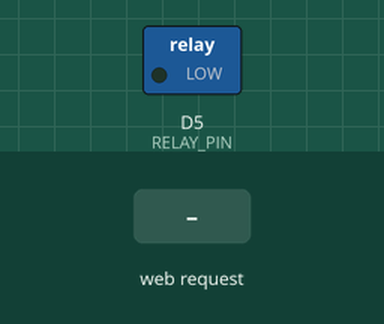
The sketch below on a simulated ESP8266 (NodeMCU). On the bench: switched loads named in the sketch (green lamp = pin HIGH). Inputs (shaded band) come from the test bench. WiFi joins after 1.5 s; servers stay silent unless stated; what the sketch prints to the serial monitor is not drawn.

Above: at 2.7 s.
2.8 s: HTTP request GET /on received
At 3.1 s:
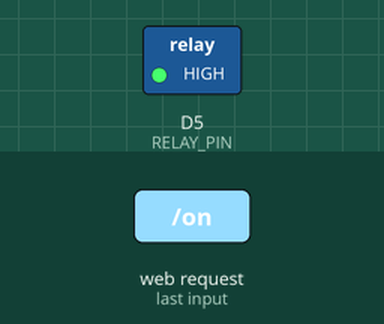
4.3 s: HTTP request GET /off received
At 5.4 s:
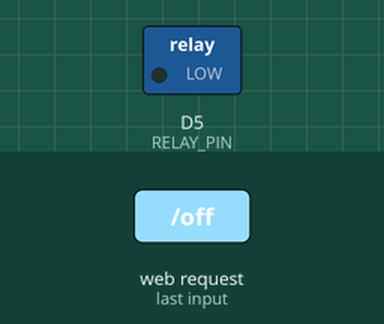
Timing chart, 0 to 7.3 s (numbered marks = the images above; inputs shaded):
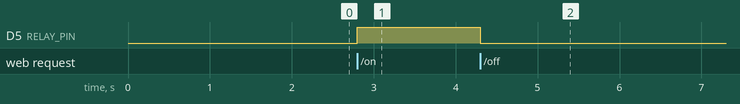

Measured:
- after the input at 2.8 s, D5 (RELAY_PIN): LOW → HIGH at once
- after the input at 4.3 s, D5 (RELAY_PIN): HIGH → LOW at once

The sketch:

sketch_dec13a.ino
```cpp
#include <ESP8266WiFi.h>
#include <ESP8266WebServer.h>

//const char* ssid = "picord";
//const char* password = "000010000";

const char* ssid = "daniu0807";
const char* password = "33161842";

// 繼電器接的GPIO
#define RELAY_PIN D5

ESP8266WebServer server(80);

// 優化為手機友好的中文控制頁面HTML
const char webpage[] PROGMEM = R"rawliteral(
<!DOCTYPE html>
<html>
<head>
  <meta charset="UTF-8">
  <meta name="viewport" content="width=device-width, initial-scale=1.0">
  <title>繼電器控制</title>
  <style>
    body { font-family: Arial, sans-serif; text-align: center; margin: 0; padding: 0; }
    h1 { background-color: #4CAF50; color: white; padding: 10px; margin: 0; }
    .button {
      display: inline-block;
      background-color: #008CBA;
      color: white;
      padding: 15px 30px;
      font-size: 20px;
      margin: 20px 10px;
      border: none;
      border-radius: 10px;
      cursor: pointer;
      box-shadow: 2px 2px 5px rgba(0,0,0,0.3);
    }
    .button:hover { background-color: #005f6b; }
  </style>
</head>
<body>
  <h1>ESP8266 繼電器控制</h1>
  <button class="button" onclick="fetch('on')">開啟繼電器</button>
  <button class="button" onclick="fetch('off')">關閉繼電器</button>
</body>
</html>
)rawliteral";

// 初始化Wi-Fi與繼電器
void setup() {
  Serial.begin(115200);
  pinMode(RELAY_PIN, OUTPUT);
  digitalWrite(RELAY_PIN, LOW); // 繼電器初始為關閉

  // 連接Wi-Fi
  WiFi.begin(ssid, password);
  Serial.print("連接到Wi-Fi中");
  while (WiFi.status() != WL_CONNECTED) {
    delay(500);
    Serial.print(".");
  }
  Serial.println("連接成功");
  Serial.print("IP地址: ");
  Serial.println(WiFi.localIP());

  // 設置HTTP服務
  server.on("/", []() {
    server.send_P(200, "text/html", webpage);
  });

  server.on("/on", []() {
    digitalWrite(RELAY_PIN, HIGH); // 繼電器開啟
    server.send(200, "text/plain", "繼電器已開啟");
  });

  server.on("/off", []() {
    digitalWrite(RELAY_PIN, LOW); // 繼電器關閉
    server.send(200, "text/plain", "繼電器已關閉");
  });

  server.begin();
  Serial.println("HTTP 服務啟動");
}

// 主循環
void loop() {
  server.handleClient();
}
```
